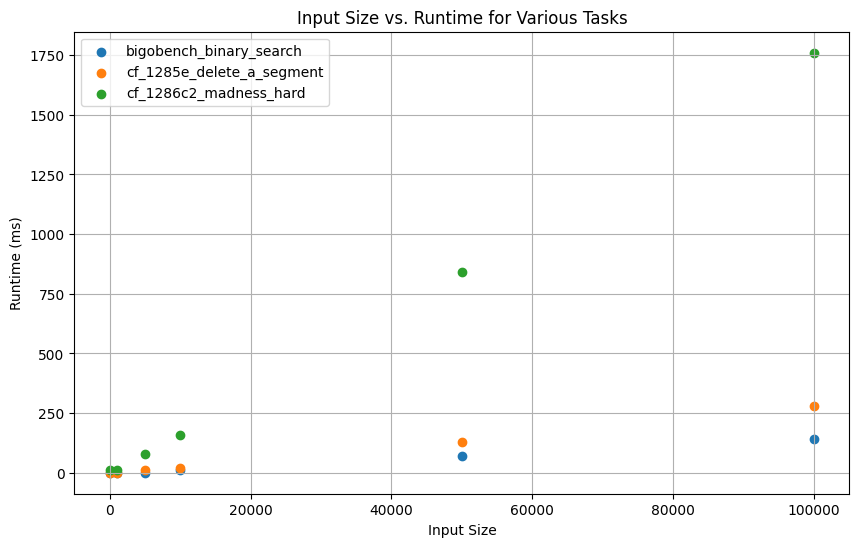

The script that saved this image:
import json
import matplotlib.pyplot as plt

with open('research_results_20250824_192037.json', 'r') as file:
    data = json.load(file)

tasks = ["bigobench_binary_search", "cf_1285e_delete_a_segment", "cf_1286c2_madness_hard"]

dat = []

for entry in data["results"]:
    task_name = entry.get("task_id")
    if task_name not in tasks or entry["status"] != "success":
        continue
    rpt = entry["profile_report"]
    dat.append([])
    for x, y in zip(rpt["input_sizes"], rpt["runtime_ms"]):
        if x != 0:
            dat[-1].append([x, y])
    tasks.remove(task_name)

plt.figure(figsize=(10, 6))
for cur, lbl in zip(dat, ["bigobench_binary_search", "cf_1285e_delete_a_segment", "cf_1286c2_madness_hard"]):
    plt.scatter([x[0] for x in cur], [x[1] for x in cur], label=lbl)

plt.xlabel("Input Size")
plt.ylabel("Runtime (ms)")
plt.title("Input Size vs. Runtime for Various Tasks")
plt.legend()
plt.grid(True)

plt.savefig('fig_2.png', bbox_inches='tight')
